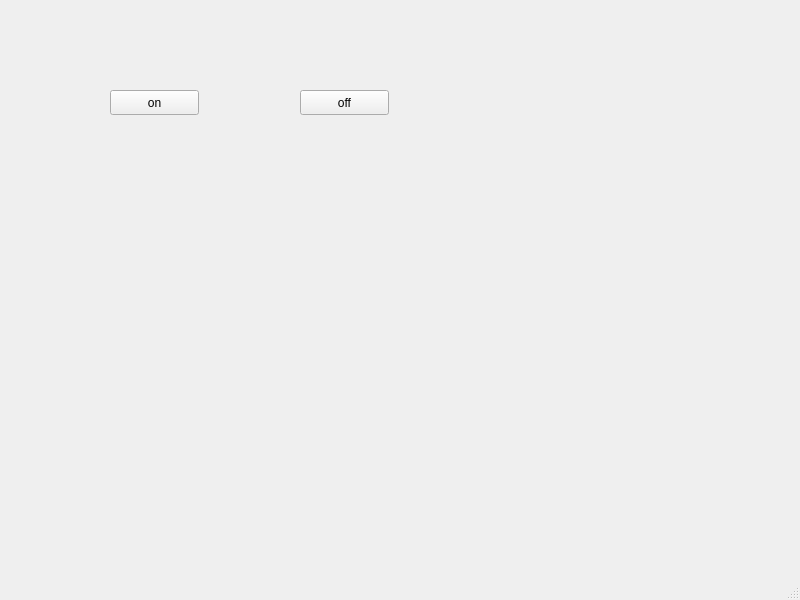
<?xml version="1.0" encoding="UTF-8"?>
<ui version="4.0">
 <class>MainWindow</class>
 <widget class="QMainWindow" name="MainWindow">
  <property name="geometry">
   <rect>
    <x>0</x>
    <y>0</y>
    <width>800</width>
    <height>600</height>
   </rect>
  </property>
  <property name="windowTitle">
   <string>MainWindow</string>
  </property>
  <widget class="QWidget" name="centralwidget">
   <widget class="QPushButton" name="onButton">
    <property name="geometry">
     <rect>
      <x>110</x>
      <y>90</y>
      <width>89</width>
      <height>25</height>
     </rect>
    </property>
    <property name="text">
     <string>on</string>
    </property>
   </widget>
   <widget class="QPushButton" name="offButton">
    <property name="geometry">
     <rect>
      <x>300</x>
      <y>90</y>
      <width>89</width>
      <height>25</height>
     </rect>
    </property>
    <property name="text">
     <string>off</string>
    </property>
   </widget>
  </widget>
  <widget class="QMenuBar" name="menubar">
   <property name="geometry">
    <rect>
     <x>0</x>
     <y>0</y>
     <width>800</width>
     <height>22</height>
    </rect>
   </property>
  </widget>
  <widget class="QStatusBar" name="statusbar"/>
 </widget>
 <resources/>
 <connections/>
</ui>
